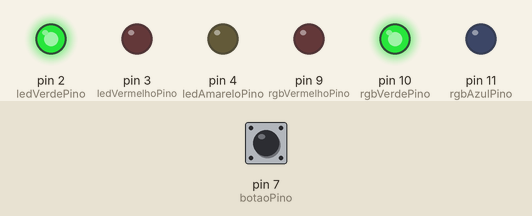
This sketch was run on a simulated Arduino Uno, built with avr-gcc and run on an emulated ATmega328P. On the bench: output pins drawn as LEDs (lit = HIGH). The inputs (shaded band) are chosen by the test bench; at power-on: pin 7 (botaoPino) HIGH. What the sketch prints to the serial monitor is not drawn.

Above: at 1.2 s.
1.3 s: pin 7 (botaoPino) pulled LOW for 0.15 s
At 11.7 s:
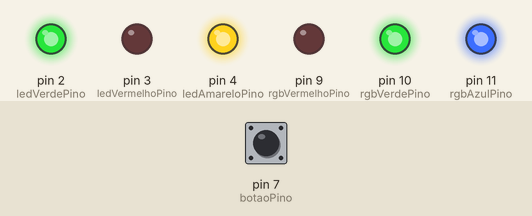
At 21.8 s:
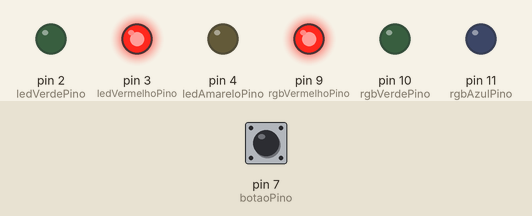
Timing chart, 0 to 22.8 s (numbered marks = the images above; inputs shaded):
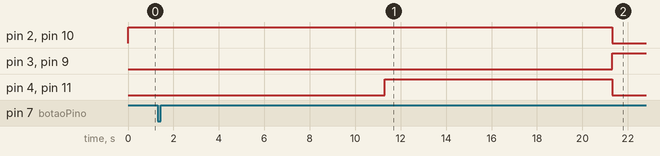

The sketch:

Experimento2.ino
```cpp
/* Experimento 2
Implementar um sinal luminoso, com botão, para travessia de pedestres.
Regras:
  A luz verde fica normalmente acesa;
  Quando o botão é pressionado, 20 seg depois a luz amarela acende, concomitante à luz
verde. Ficarão acesas durante 10s;
  A luz vermelha acende, permanecendo assim por 20s;
  A luz verde volta a acender;
  A luz amarela só acende se a luz verde já estiver acesa;
Componentes utilizados;
  Placa Arduino UNO;
  Uma micro-chave mecânica;
  LEDs vermelho, amarelo e verde;
  Jumpers e protoboard;
Finalizado
*/
// Pinos de controle
short int ledVerdePino    = 2;
short int ledVermelhoPino = 3;
short int ledAmareloPino  = 4;
short int botaoPino       = 7;
short int rgbVermelhoPino = 9;
short int rgbVerdePino    = 10;
short int rgbAzulPino     = 11;
//Estados (Acesso ou Apagado)
short int ledVerdeEstado    = HIGH;
short int ledAmareloEstado  = LOW;
short int ledVermelhoEstado = LOW;
// Estados do botão
short int botaoEstadoCorrente = HIGH;
short int botaoEstadoAnterior = HIGH;
//Temporiazadores para mudança de estado
long int tempoBase        = 1000;//para controlar o multiplicador dos temporizadores (em segundos)
long int ledVerdeTempo    = 20*tempoBase;
long int ledAmareloTempo  = 10*tempoBase;
long int ledVermelhoTempo = 20*tempoBase;
long int botaoTempo       = 10;//10 milissegundos de debounce
//Carimbos de tempo data e hora da ultima modificação de estado
long int ledVerdeStamp    = 0;
long int ledAmareloStamp  = 0;
long int ledVermelhoStamp = 0;
long int botaoStamp       = 0;

void estadosSerial(void);
/* Funcção de configuração */
void setup() {
  Serial.begin(115200);
  while(!Serial){}
  pinMode(rgbAzulPino    ,OUTPUT);
  pinMode(ledVerdePino   ,OUTPUT);
  pinMode(rgbVerdePino   ,OUTPUT);
  pinMode(ledAmareloPino ,OUTPUT);
  pinMode(ledVermelhoPino,OUTPUT);
  pinMode(rgbVermelhoPino,OUTPUT);
  pinMode(botaoPino      ,INPUT_PULLUP);
  /* Inicia com todos os LEDs apagados e o LED Verde aceso */
  digitalWrite(ledVerdePino    ,ledVerdeEstado);
  digitalWrite(rgbVerdePino    ,ledVerdeEstado);
  digitalWrite(rgbAzulPino     ,ledAmareloEstado);
  digitalWrite(ledAmareloPino  ,ledAmareloEstado);
  digitalWrite(ledVermelhoPino ,ledVermelhoEstado);
  digitalWrite(rgbVermelhoPino ,ledVermelhoEstado);
  /* Inicia o estado do botão */
  botaoEstadoCorrente = digitalRead(botaoPino);
  botaoEstadoAnterior = botaoEstadoCorrente;
}
/* Função de execução */
void loop() {
  long int correnteStamp = millis();
  short int botao = digitalRead(botaoPino);
  if(botao != botaoEstadoAnterior){
    botaoEstadoAnterior = botao;
    botaoStamp = correnteStamp;
  }else if(botaoEstadoAnterior != botaoEstadoCorrente){
    if((correnteStamp-botaoStamp)>=botaoTempo){
      botaoEstadoCorrente = botao;
    }
  }
  if(ledVermelhoEstado == HIGH){
    if((correnteStamp-ledVermelhoStamp)>=ledVermelhoTempo){
      ledVerdeEstado    = HIGH;
      ledVermelhoEstado = LOW;
      digitalWrite(ledVerdePino   ,ledVerdeEstado);
      digitalWrite(rgbVerdePino   ,ledVerdeEstado);
      digitalWrite(rgbVermelhoPino,ledVermelhoEstado);
      digitalWrite(ledVermelhoPino,ledVermelhoEstado);
      ledVermelhoStamp = 0;
      estadosSerial();
    }
  }else if(ledAmareloEstado == HIGH){
    if((correnteStamp-ledAmareloStamp)>=ledAmareloTempo){
      ledVerdeEstado    = LOW;
      ledAmareloEstado  = LOW;
      ledVermelhoEstado = HIGH;
      digitalWrite(ledVerdePino   ,ledVerdeEstado);
      digitalWrite(rgbVerdePino   ,ledVerdeEstado);
      digitalWrite(rgbAzulPino    ,ledAmareloEstado);
      digitalWrite(ledAmareloPino ,ledAmareloEstado);
      digitalWrite(ledVermelhoPino,ledVermelhoEstado);
      digitalWrite(rgbVermelhoPino,ledVermelhoEstado);
      ledVerdeStamp    = 0;
      ledAmareloStamp  = 0;
      ledVermelhoStamp = correnteStamp;
      estadosSerial();
    }
  }else if(ledVerdeEstado == HIGH){
    if(ledVerdeStamp==0){
      if(botaoEstadoCorrente == LOW){
        ledVerdeStamp = correnteStamp;
        estadosSerial();
      }
    }else if((correnteStamp-ledVerdeStamp)>=(ledVerdeTempo-ledAmareloTempo)){
      ledAmareloEstado = HIGH;
      digitalWrite(rgbAzulPino   ,ledAmareloEstado);
      digitalWrite(ledAmareloPino,ledAmareloEstado);
      ledAmareloStamp = correnteStamp;
      estadosSerial();
    }
  }
}
void estadosSerial(void){
  Serial.print("BOTÃO ANTERIOR: ");
  Serial.print(botaoEstadoAnterior?"NORMAL":"PRESSIONADO");
  Serial.print(" | BOTÃO CORRENTE: ");
  Serial.print(botaoEstadoCorrente?"NORMAL":"PRESSIONADO");
  Serial.print(" | LED VERDE: ");
  Serial.print(ledVerdeEstado?"ACESO":"APAGADO");
  Serial.print(" | LED VERMELHO: ");
  Serial.print(ledVermelhoEstado?"ACESO":"APAGADO");
  Serial.print(" | LED AMARELO:");
  Serial.println(ledAmareloEstado?"ACESO":"APAGADO");
};
```

Measured:
- after the input at 1.3 s, pin 2 (ledVerdePino), pin 10 (rgbVerdePino): HIGH → LOW after 20.0 s; pin 3 (ledVermelhoPino), pin 9 (rgbVermelhoPino): LOW → HIGH after 20.0 s; pin 4 (ledAmareloPino), pin 11 (rgbAzulPino): LOW → HIGH after 10.0 s, → LOW 10.0 s later
